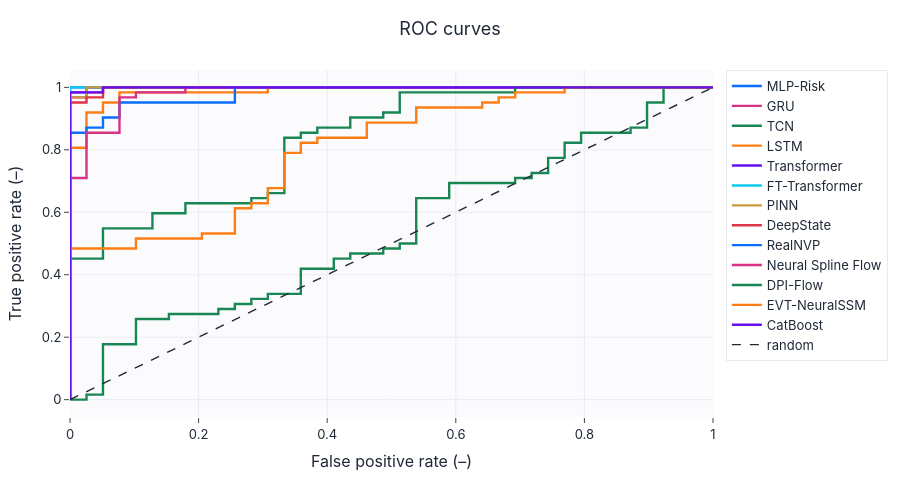

Notebook code cell kept with this figure:
### Markdown cell above
## ROC curves

### Code cell
y_true = test["label"].cpu().numpy()
series = []
for disp, out in predictions.items():
    fpr, tpr, _ = roc_curve(y_true, out["risk_prob"])
    series.append({"x": fpr, "y": tpr, "name": disp})
series.append({"x": [0, 1], "y": [0, 1], "name": "random", "color": "#1f2937", "dash": "dash", "width": 1.4})
lines(series, title="ROC curves", xlabel="False positive rate (–)", ylabel="True positive rate (–)",
      save=SAVE_FIGS, fig_id="3_1_roc_curves").show()

### Figure 1 — Plotly figure (JSON) as saved in the notebook; plotly's stock layout.template omitted (floating-point values rounded to 4 significant figures)
{"data": [{"line": {"color": "#0b6efd", "dash": "solid", "width": 2.4}, "mode": "lines", "name": "MLP-Risk", "type": "scatter", "x": [0.0, 0.0, 0.0, 1.0], "y": [0.0, 0.01613, 1.0, 1.0]}, {"line": {"color": "#d63384", "dash": "solid", "width": 2.4}, "mode": "lines", "name": "GRU", "type": "scatter", "x": [0.0, 0.0, 0.0, 0.02564, 0.02564, 0.05128, 0.05128, 1.0], "y": [0.0, 0.01613, 0.9677, 0.9677, 0.9839, 0.9839, 1.0, 1.0]}, {"line": {"color": "#198754", "dash": "solid", "width": 2.4}, "mode": "lines", "name": "TCN", "type": "scatter", "x": [0.0, 0.02564, 0.02564, 0.05128, 0.05128, 0.1026, 0.1026, 0.1538, 0.1538, 0.2308, 0.2308, 0.2564, 0.2564, 0.2821, 0.2821, 0.3077, 0.3077, 0.359, 0.359, 0.4103, 0.4103, 0.4359, 0.4359, 0.4872, 0.4872, 0.5128, 0.5128, 0.5385, 0.5385, 0.5897, 0.5897, 0.6923, 0.6923, 0.7179, 0.7179, 0.7436, 0.7436, 0.7692, 0.7692, 0.7949, 0.7949, 0.8718, 0.8718, 0.8974, 0.8974, 0.9231, 0.9231, 1.0], "y": [0.0, 0.0, 0.01613, 0.01613, 0.1774, 0.1774, 0.2581, 0.2581, 0.2742, 0.2742, 0.2903, 0.2903, 0.3065, 0.3065, 0.3226, 0.3226, 0.3387, 0.3387, 0.4194, 0.4194, 0.4516, 0.4516, 0.4677, 0.4677, 0.4839, 0.4839, 0.5, 0.5, 0.6452, 0.6452, 0.6935, 0.6935, 0.7097, 0.7097, 0.7258, 0.7258, 0.7742, 0.7742, 0.8226, 0.8226, 0.8548, 0.8548, 0.871, 0.871, 0.9516, 0.9516, 1.0, 1.0]}, {"line": {"color": "#fd7e14", "dash": "solid", "width": 2.4}, "mode": "lines", "name": "LSTM", "type": "scatter", "x": [0.0, 0.0, 0.0, 0.02564, 0.02564, 0.05128, 0.05128, 0.07692, 0.07692, 0.2308, 0.2821, 0.3077, 0.3077, 1.0], "y": [0.0, 0.01613, 0.8065, 0.8065, 0.9194, 0.9194, 0.9516, 0.9516, 0.9839, 0.9839, 0.9839, 0.9839, 1.0, 1.0]}, {"line": {"color": "#6610f2", "dash": "solid", "width": 2.4}, "mode": "lines", "name": "Transformer", "type": "scatter", "x": [0.0, 0.0, 0.0, 0.02564, 0.02564, 1.0], "y": [0.0, 0.01613, 0.9839, 0.9839, 1.0, 1.0]}, {"line": {"color": "#0dcaf0", "dash": "solid", "width": 2.4}, "mode": "lines", "name": "FT-Transformer", "type": "scatter", "x": [0.0, 0.0, 0.0, 1.0], "y": [0.0, 0.01613, 1.0, 1.0]}, {"line": {"color": "#c99a3d", "dash": "solid", "width": 2.4}, "mode": "lines", "name": "PINN", "type": "scatter", "x": [0.0, 0.0, 0.0, 0.02564, 0.02564, 1.0], "y": [0.0, 0.01613, 0.9677, 0.9677, 1.0, 1.0]}, {"line": {"color": "#dc3545", "dash": "solid", "width": 2.4}, "mode": "lines", "name": "DeepState", "type": "scatter", "x": [0.0, 0.0, 0.0, 0.02564, 0.02564, 0.05128, 0.05128, 1.0], "y": [0.0, 0.01613, 0.9516, 0.9516, 0.9677, 0.9677, 1.0, 1.0]}, {"line": {"color": "#0b6efd", "dash": "solid", "width": 2.4}, "mode": "lines", "name": "RealNVP", "type": "scatter", "x": [0.0, 0.0, 0.0, 0.02564, 0.02564, 0.05128, 0.05128, 0.07692, 0.07692, 0.2564, 0.2564, 1.0], "y": [0.0, 0.01613, 0.8548, 0.8548, 0.871, 0.871, 0.9032, 0.9032, 0.9516, 0.9516, 1.0, 1.0]}, {"line": {"color": "#d63384", "dash": "solid", "width": 2.4}, "mode": "lines", "name": "Neural Spline Flow", "type": "scatter", "x": [0.0, 0.0, 0.0, 0.02564, 0.02564, 0.07692, 0.07692, 0.1026, 0.1026, 0.1795, 0.1795, 1.0], "y": [0.0, 0.01613, 0.7097, 0.7097, 0.8548, 0.8548, 0.9677, 0.9677, 0.9839, 0.9839, 1.0, 1.0]}, {"line": {"color": "#198754", "dash": "solid", "width": 2.4}, "mode": "lines", "name": "DPI-Flow", "type": "scatter", "x": [0.0, 0.0, 0.0, 0.05128, 0.05128, 0.1282, 0.1282, 0.1795, 0.1795, 0.2821, 0.2821, 0.3077, 0.3077, 0.3333, 0.3333, 0.359, 0.359, 0.3846, 0.3846, 0.4359, 0.4359, 0.4872, 0.4872, 0.5128, 0.5128, 0.6923, 0.6923, 1.0], "y": [0.0, 0.01613, 0.4516, 0.4516, 0.5484, 0.5484, 0.5968, 0.5968, 0.629, 0.629, 0.6452, 0.6452, 0.6613, 0.6613, 0.8387, 0.8387, 0.8548, 0.8548, 0.871, 0.871, 0.9032, 0.9032, 0.9194, 0.9194, 0.9839, 0.9839, 1.0, 1.0]}, {"line": {"color": "#fd7e14", "dash": "solid", "width": 2.4}, "mode": "lines", "name": "EVT-NeuralSSM", "type": "scatter", "x": [0.0, 0.0, 0.0, 0.1026, 0.1026, 0.2051, 0.2051, 0.2564, 0.2564, 0.2821, 0.2821, 0.3077, 0.3077, 0.3333, 0.3333, 0.359, 0.359, 0.3846, 0.3846, 0.4615, 0.4615, 0.5385, 0.5385, 0.641, 0.641, 0.6667, 0.6667, 0.6923, 0.6923, 0.7692, 0.7692, 1.0], "y": [0.0, 0.01613, 0.4839, 0.4839, 0.5161, 0.5161, 0.5323, 0.5323, 0.6129, 0.6129, 0.629, 0.629, 0.6774, 0.6774, 0.7903, 0.7903, 0.8226, 0.8226, 0.8387, 0.8387, 0.8871, 0.8871, 0.9355, 0.9355, 0.9516, 0.9516, 0.9677, 0.9677, 0.9839, 0.9839, 1.0, 1.0]}, {"line": {"color": "#6610f2", "dash": "solid", "width": 2.4}, "mode": "lines", "name": "CatBoost", "type": "scatter", "x": [0.0, 0.0, 0.0, 0.05128, 0.05128, 1.0], "y": [0.0, 0.01613, 0.9839, 0.9839, 1.0, 1.0]}, {"line": {"color": "#1f2937", "dash": "dash", "width": 1.4}, "mode": "lines", "name": "random", "type": "scatter", "x": [0, 1], "y": [0, 1]}], "layout": {"height": 480, "title": {"text": "ROC curves"}, "xaxis": {"title": {"text": "False positive rate (–)"}}, "yaxis": {"title": {"text": "True positive rate (–)"}}}}
